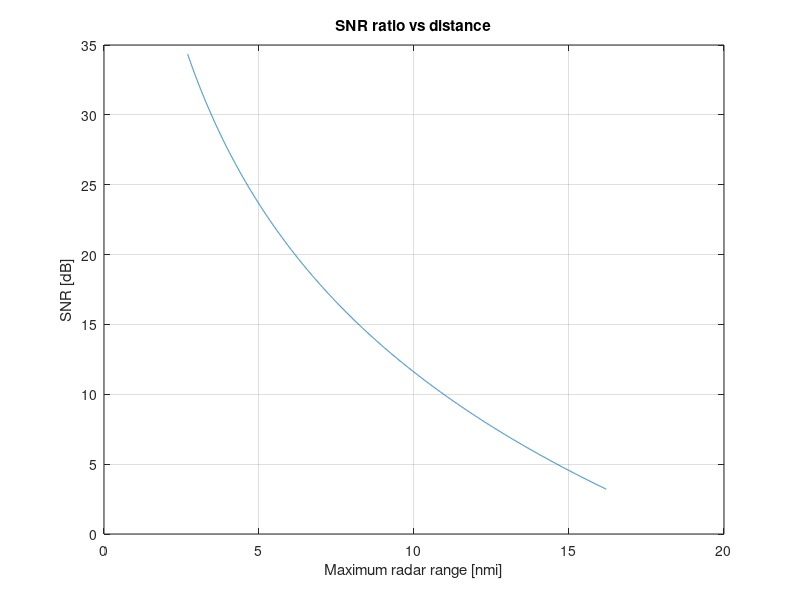
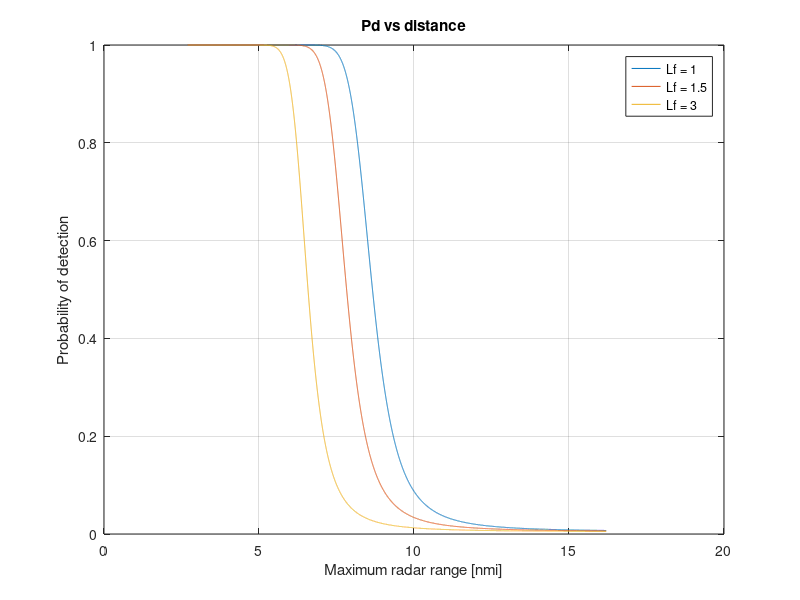

These charts were generated, in order, by the following MATLAB code:
clc; clear; close all;
%% 2.24
% Radar parameters
Pt = 25e3; % Peak power [W]
G_dB  = 33; % Gain [dB]
G = 10^(G_dB/10); % Gain
f = 9400e6; % Frequency [Hz]
c = 299792458; % Speed of light [m/S]
lambda = c/f; % wavelength
t_p = 0.15e-6; % pulse width [s]
Ae = (G*lambda^2)/(4*pi); % Antenna effective aperture [m^2]
RCS = 10; % Target cross-section [m^2]
B = 15e6;% Receiver bandwidth [Hz]
T_fa = 4*60*60; % False-alarm time [s]
P_fa = 1/(T_fa*B); % Probability of false alarm
k = 1.38e-23; % Boltsman constant [J/deg]
T_o = 290; % Standard temperature [K]
Fn_dB = 5; % Receiver noise figure [dB]
Fn = 10^(Fn_dB/10); % Receiver noise figure
horz_bw = 0.8; % [deg]
vert_bw = 15; % [deg]
prf = 4000; % Pulse repetition frequency [Hz]
w_r = 20; % revolutions per minute
n = (horz_bw*prf) / (6*w_r); % Number of pulses integrated, hits per scan, pulses per scan
Ii = 10; % Integration efficiency, based of graph from figure 2.7, p47
Ei = Ii/n; 
Ls_dB = 12; % System loss [dB]
Ls = 10^(Ls_dB/10); % System loss
Rmax = linspace(5e3, 3e4,10e3); % Maximum radar range [m]
Rmax_nmi = Rmax./1852;

%% a)
% Single-scan probability of detection, as funciton of range
SNR = (Pt*G*Ae*RCS*n*Ei)./((4*pi)^2*k*T_o*B*Fn*(Rmax.^4)*Ls);
figure(1); plot(Rmax_nmi, 10*log10(SNR));
grid on
title('SNR ratio vs distance');
xlabel('Maximum radar range [nmi]');
ylabel('SNR [dB]');

A = log(0.62/P_fa); % Temp variable from Albersheim empirical formula for relationship between S_N, Pd and Pfa
C = exp((SNR-A)./(0.12*A+1.7));
P_d = C./(1+C);
figure(2); plot(Rmax_nmi, P_d);
%axis([0.3 0.99]);
title('Pd vs distance');
xlabel('Maximum radar range [nmi]');
ylabel('Probability of detection');
grid on
hold on
%%
% b) Swerling Case 1: Completely correlated
p = 1; % correlation coefficient
n_e = 1+(n-1)*log(1/p)

L_f = 1.5; % Additional SNR for one pulse
SNR = (Pt*G*Ae*RCS*n*Ei)./((4*pi)^2*k*T_o*B*Fn*(Rmax.^4)*Ls*L_f);
A = log(0.62/P_fa);
C = exp((SNR-A)./(0.12*A+1.7));
P_d = C./(1+C);
plot(Rmax_nmi, P_d);

L_f = 3;
SNR = (Pt*G*Ae*RCS*n*Ei)./((4*pi)^2*k*T_o*B*Fn*(Rmax.^4)*Ls*L_f);
A = log(0.62/P_fa);
C = exp((SNR-A)./(0.12*A+1.7));
P_d = C./(1+C);
plot(Rmax_nmi, P_d);
legend('Lf = 1','Lf = 1.5','Lf = 3');
hold off


%% c)
% The radar have a 90% probability of detection at 8 nmi. This shoud be
% enough time for the bout to safely change course.


%% d)
% The ship-mounted radar antenna have a 15deg elevation beamwidth to allow
% it to see over the horizon. The radar beams will be curved due to gravity








